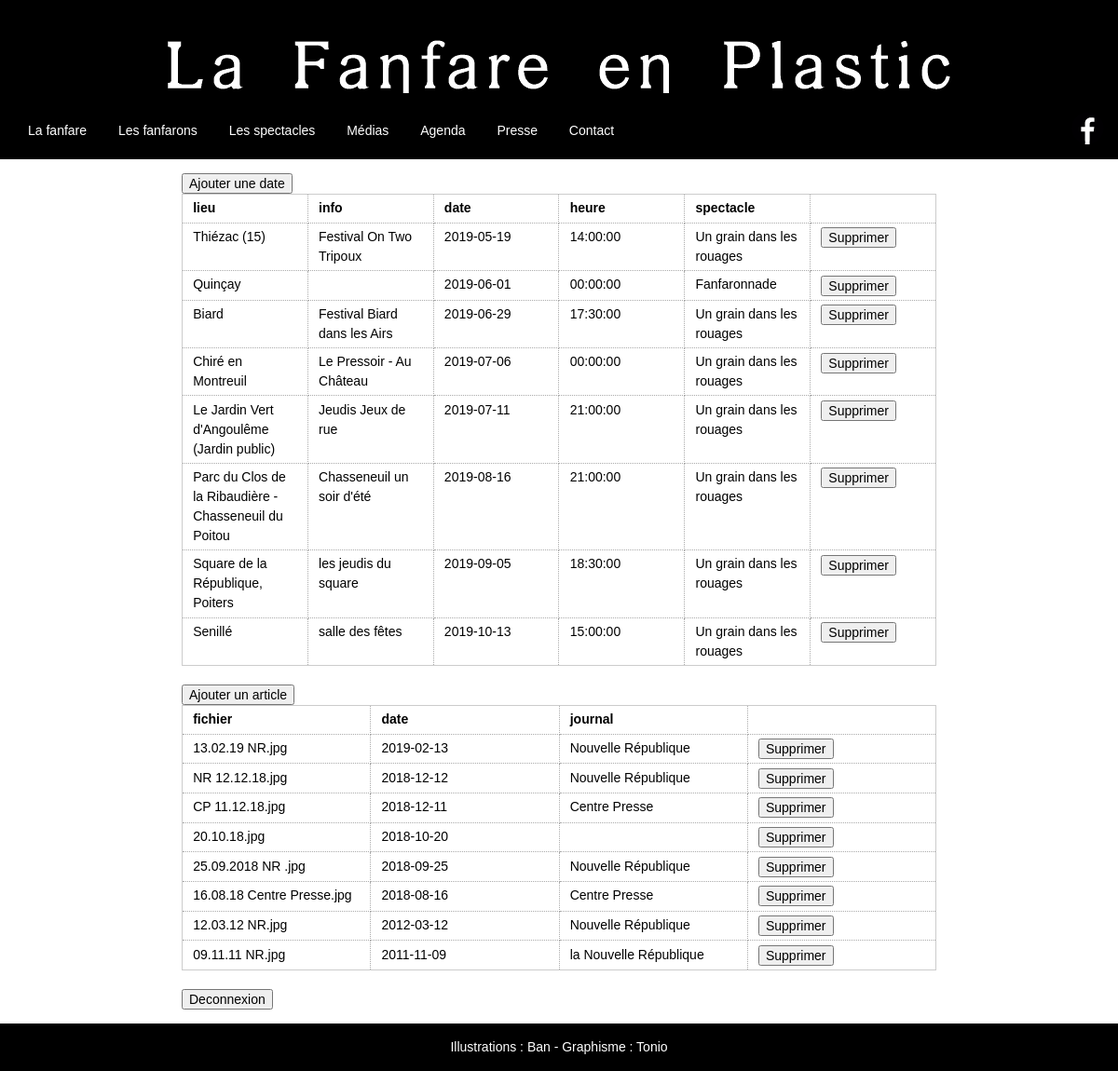
Screenshot of /admin/admin.php (signed in) with the database file from the repository.
### tables this page shows
CREATE TABLE `concerts` (
  `id` int(11) NOT NULL,
  `lieu` varchar(128) NOT NULL,
  `date` date NOT NULL,
  `heure` time NOT NULL,
  `spectacle` varchar(50) NOT NULL,
  `info` varchar(256) NOT NULL
);

CREATE TABLE `presse` (
  `fichier` varchar(50) NOT NULL,
  `date` date NOT NULL,
  `journal` varchar(50) NOT NULL,
  `id` int(11) NOT NULL
);

### entities/date.php (called while the page is built, shortened)
<?php
class Date
{
  public static function all(){
    $idcom = connexpdo();
    $req = "SELECT  * FROM concerts ORDER BY date";
    $res = $idcom->query($req);
    return $res->fetchAll();
  }
}
 ?>

### entities/article.php (called while the page is built, shortened)
<?php
class Article
{
  public static function all(){
    $idcom = connexpdo();
    $req = "SELECT  * FROM presse ORDER BY date DESC";
    $res = $idcom->query($req);
    $coucou = $res->fetchAll();
    return $coucou;
  }
}
 ?>

### admin/dates-table.php (the view, shortened to what this page needs)
<?php
    require('../entities/date.php');
?>
    <a href='ajouter-date.php'>
        <input type='button' value='Ajouter une date' />
    </a>
    <table>
        <tr>
            <th>lieu</th>
            <th>info</th>
            <th>date</th>
            <th>heure</th>
            <th>spectacle</th>
        </tr>
<?php
    $resultat = Date::all();
    foreach ($resultat as $date) {
?>
        <tr>
            <td><?php echo $date['lieu']?></td>
            <td><?php echo $date['info']?></td>
            <td><?php echo $date['date']?></td>
            <td><?php echo $date['heure']?></td>
            <td><?php echo $date['spectacle']?></td>
            <td><a href='supprimer-date.php?id=<?php echo $date['id']?>'>
                    <input type='button' value='Supprimer' />
                </a>
            </td>
        </tr>
<?php
    }
?>
    </table>

### admin/admin.php (shortened to what this page needs)
<!doctype html>
<html class="no-js" lang="fr">
<?php include '../include/head.php'; ?>
<body>
	<?php include '../include/header.php'; ?>
	<div id="main" role="main" class="line pam">
        <?php include './dates-table.php'; ?>
        <?php include './articles-table.php'; ?>
        <a href='deconnexion.php'>
            <input type='button' value='Deconnexion' />
        </a>
	</div>
	<div class="clear"></div>
	<?php include '../include/footer.php'; ?>
</body>
</html>

### include/head.php (shortened to what this page needs)
<head>
    <?php
    if(basename(getcwd()) == "fanfare") {
        echo '<link rel="stylesheet" href="css/knacss.css" media="all">
        <link rel="stylesheet" href="css/styles.css" media="all">';
    } else {
        echo '<link rel="stylesheet" href="../css/knacss.css" media="all">
        <link rel="stylesheet" href="../css/styles.css" media="all">';
    }
        ?>
        <link rel="stylesheet" href="//code.jquery.com/ui/1.12.1/themes/base/jquery-ui.css">
    <link rel="stylesheet" href="//cdnjs.cloudflare.com/ajax/libs/timepicker/1.3.5/jquery.timepicker.min.css">
</head>

### include/header.php (shortened to what this page needs)
<header id="header" role="banner" class="line">
  <p></p>
  <nav id="navigation" role="navigation">
    <ul class=" ma0">
      <?php
      if(basename(getcwd()) == "fanfare") {
        echo '<li class="pam inbl"><a href="fanfare.php">La fanfare</a></li>
              <li class="pam inbl"><a href="fanfarons.php">Les fanfarons</a></li>
              <li class="pam inbl menuderoul">Les spectacles
              <ul class="spectacles">
              <li class="pam categorie">Spectacles en cours</li>
              <li class="pam sous-categorie"><a href="spectacles/fanfaronnades.php">Fanfaronnades</a></li>
              <li class="pam sous-categorie"><a href="spectacles/grain.php">Un grain dans les rouages</a></li>
                <li class="pam categorie">Anciens spectacles</li>
                <li class="pam sous-categorie"><a href="spectacles/fabuleuse.php">Une fabuleuse histoire ordinaire</a></li>
                <li class="pam sous-categorie"><a href="spectacles/rue.php">Dans la rue</a></li>
              </ul>
              </li>
              <li class="pam inbl menuderoul">M&eacute;dias
                <ul class="media">
                  <li class="pam "><a href="media/videos.php">Vid&eacute;os</a></li>
                  <li class="pam "><a href="media/photos.php">Photos</a></li>
                </ul>
              </li>
              <li class="pam inbl"><a href="agenda.php">Agenda</a></li>
              <li class="pam inbl"><a href="presse.php">Presse</a></li>
              <li class="pam inbl"><a href="contact.php">Contact</a></li>
              ';
      } else {
        echo '<li class="pam inbl"><a href="../fanfare.php">La fanfare</a></li>
              <li class="pam inbl"><a href="../fanfarons.php">Les fanfarons</a></li>
              <li class="pam inbl menuderoul">Les spectacles
              <ul class="spectacles">
              <li class="pam categorie">Spectacles en cours</li>
              <li class="pam sous-categorie"><a href="../spectacles/fanfaronnades.php">Fanfaronnades</a></li>
              <li class="pam sous-categorie"><a href="../spectacles/grain.php">Un grain dans les rouages</a></li>
                <li class="pam categorie">Anciens spectacles</li>
                <li class="pam sous-categorie"><a href="../spectacles/fabuleuse.php">Une fabuleuse histoire ordinaire</a></li>
                <li class="pam sous-categorie"><a href="../spectacles/rue.php">Dans la rue</a></li>
              </ul>
              </li>
              <li class="pam inbl menuderoul">M&eacute;dias
                <ul class="media">
                  <li class="pam "><a href="../media/videos.php">Vid&eacute;os</a></li>
                  <li class="pam "><a href="../media/photos.php">Photos</a></li>
                </ul>
              </li>
              <li class="pam inbl"><a href="../agenda.php">Agenda</a></li>
              <li class="pam inbl"><a href="../presse.php">Presse</a></li>
              <li class="pam inbl"><a href="../contact.php">Contact</a></li>
              ';
            }
           ?>
    </ul>
    <div class="logo-container">
        <a href="https://facebook.com/">
        </a>
    </div>
  </nav>
</header>

### admin/articles-table.php (shortened to what this page needs)
<?php
    require('../entities/article.php');
?>
    <a href='ajouter-article.php'>
            <input type='button' value='Ajouter un article' />
        </a>
    <table>
    <tr>
        <th>fichier</th>
        <th>date</th>
        <th>journal</th>
    </tr>
<?php
    $resultat = Article::all();
    foreach ($resultat as $article) {
?>
    <tr>
        <td><?php echo $article['fichier']?></td>
        <td><?php echo $article['date']?></td>
        <td><?php echo $article['journal']?></td>
        <td><a href='supprimer-article.php?id=<?php echo $article['id']?>'>
                <input type='button' value='Supprimer' />
            </a>
        </td>
    </tr>
<?php
    }
?>
    </table>

### include/footer.php
<footer id="footer" role="contentinfo" class="line pam txtcenter">
  <span class="makers">Illustrations : Ban - Graphisme : Tonio</span>
</footer>

### css/knacss.css (style rules this page uses)
* { -webkit-box-sizing:border-box; -moz-box-sizing:border-box; box-sizing:border-box }
html,body { margin:0; padding:0 }
ul,ol { padding-left:2em }
svg:not(:root) { overflow:hidden }
html { font-size:62.5%;font-size:-webkit-calc(.625em);font-size:calc(.625em);-webkit-text-size-adjust:100%;-ms-text-size-adjust:100% }
body { font-size:1.4em;background-color:#fff;color:#000;font-family:Helvetica,Arial,sans-serif;line-height:1.5 }
a { text-decoration: none; }
p,.p-like,ul,ol,dl,blockquote,pre,td,th,label,textarea,caption,details,figure { margin-top:0.75em;margin-bottom:0;line-height:1.5 }
p:first-child,.p-like:first-child,ul:first-child,ol:first-child,dl:first-child,blockquote:first-child,pre:first-child,h1:first-child,h2:first-child,h3:first-child,h4:first-child,h5:first-child,h6:first-child { margin-top:0 }
table { margin-bottom:20px }
.clear,.line,.row { clear:both }
.clearfix:after,.line:after { content:"";display:table;clear:both;border-collapse:collapse }
.inbl { display:inline-block;vertical-align:top }
.txtcenter { text-align:center }
.pam { padding:15px }
table,.table { width:100%;max-width:100%;table-layout:fixed;border-collapse:collapse;vertical-align:top;border:1px solid #ccc }
td,th { padding:0.3em 0.8em;border:1px #aaa dotted;vertical-align:top;min-width:20px;cursor:default;text-align:left }
input,button,select,label,.btn { vertical-align:middle;font-family:inherit;font-size:inherit }
button,input[type="button"],input[type="reset"],input[type="submit"] { cursor:pointer;-webkit-appearance:button }
.clearfix,.line,.mod,.row,.col { *zoom:1 }
.btn,.col,.inbl { *display:inline;*zoom:1 }

### css/styles.css (style rules this page uses)
body { max-width: 100%; margin: auto; }
a { text-decoration: none; }
p { text-align: justify; }
nav { width: 100%; }
nav .logo-container { position: relative; float: right; width: 40px; margin: 20px 10px 10px 10px; offset: -15px 0; }
nav .logo-fb { width: 35px; background-color: white; cursor: pointer; }
header { width: 100%; background: black; color: white; z-index: 500; }
header p { background: url('../img/fanfare.png') no-repeat; background-position: 50% 0%; height: 100px; }
.clear { clear: both; height: 51px; }
footer { position: fixed; bottom: 0; width: 100%; background: black; color: white; z-index: 1000; }
#main { position: static; top: 241px; left: 15%; margin: auto; width: 70%; z-index: 100; }
nav a:link, nav a:active, nav a:visited { text-decoration: none; color: white; }
nav ul { padding: 15px 15px 0px 15px; list-style-type: none; display: inline-block; }

### rows the page displays
concerts: lieu "Thiézac (15)", info "Festival On Two Tripoux", date "2019-05-19", heure "14:00:00", spectacle "Un grain dans les rouages"
concerts: lieu "Quinçay", date "2019-06-01", heure "00:00:00", spectacle "Fanfaronnade"
concerts: lieu "Biard", info "Festival Biard dans les Airs", date "2019-06-29", heure "17:30:00", spectacle "Un grain dans les rouages"
concerts: lieu "Chiré en Montreuil", info "Le Pressoir - Au Château", date "2019-07-06", heure "00:00:00", spectacle "Un grain dans les rouages"
concerts: lieu "Le Jardin Vert d'Angoulême (Jardin public)", info "Jeudis Jeux de rue", date "2019-07-11", heure "21:00:00", spectacle "Un grain dans les rouages"
concerts: lieu "Parc du Clos de la Ribaudière - Chasseneuil du Poitou", info "Chasseneuil un soir d'été", date "2019-08-16", heure "21:00:00", spectacle "Un grain dans les rouages"
concerts: lieu "Square de la République, Poiters", info "les jeudis du square", date "2019-09-05", heure "18:30:00", spectacle "Un grain dans les rouages"
concerts: lieu "Senillé", info "salle des fêtes", date "2019-10-13", heure "15:00:00", spectacle "Un grain dans les rouages"
presse: fichier "13.02.19 NR.jpg", date "2019-02-13", journal "Nouvelle République"
presse: fichier "NR 12.12.18.jpg", date "2018-12-12", journal "Nouvelle République"
presse: fichier "CP 11.12.18.jpg", date "2018-12-11", journal "Centre Presse"
presse: fichier "20.10.18.jpg", date "2018-10-20"
presse: fichier "25.09.2018 NR .jpg", date "2018-09-25", journal "Nouvelle République"
presse: fichier "16.08.18 Centre Presse.jpg", date "2018-08-16", journal "Centre Presse"
presse: fichier "12.03.12 NR.jpg", date "2012-03-12", journal "Nouvelle République"
presse: fichier "09.11.11 NR.jpg", date "2011-11-09", journal "la Nouvelle République"
